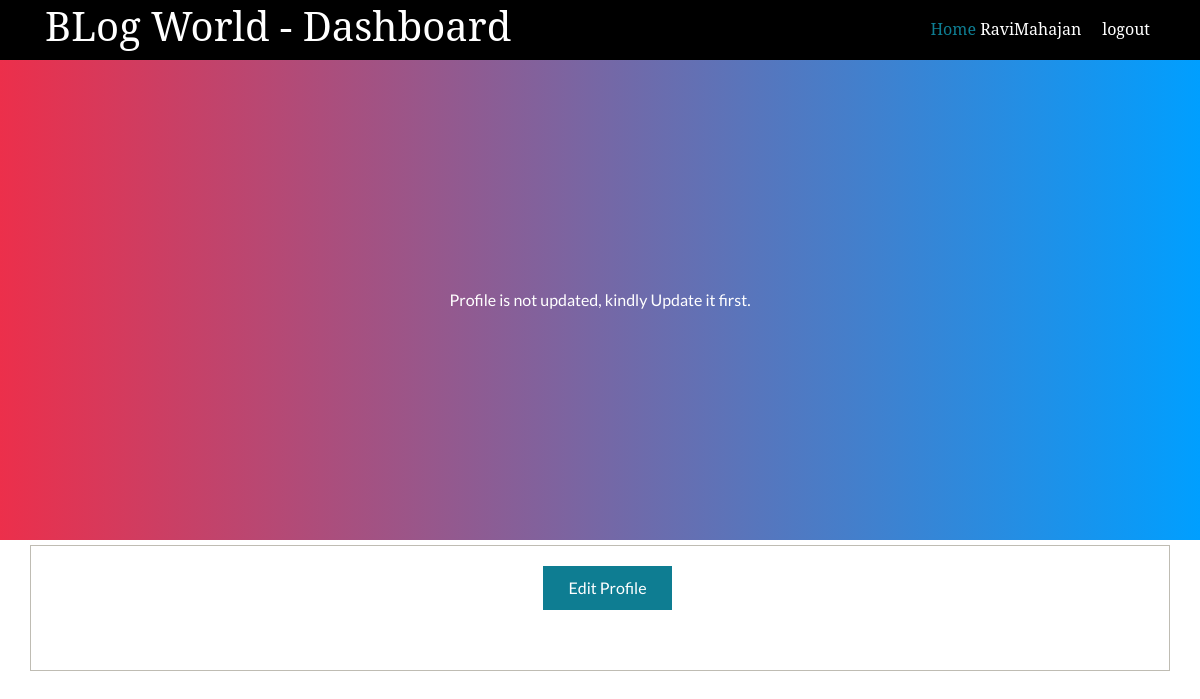
Before: /admin/userProfile.php (signed in) with the older database file.
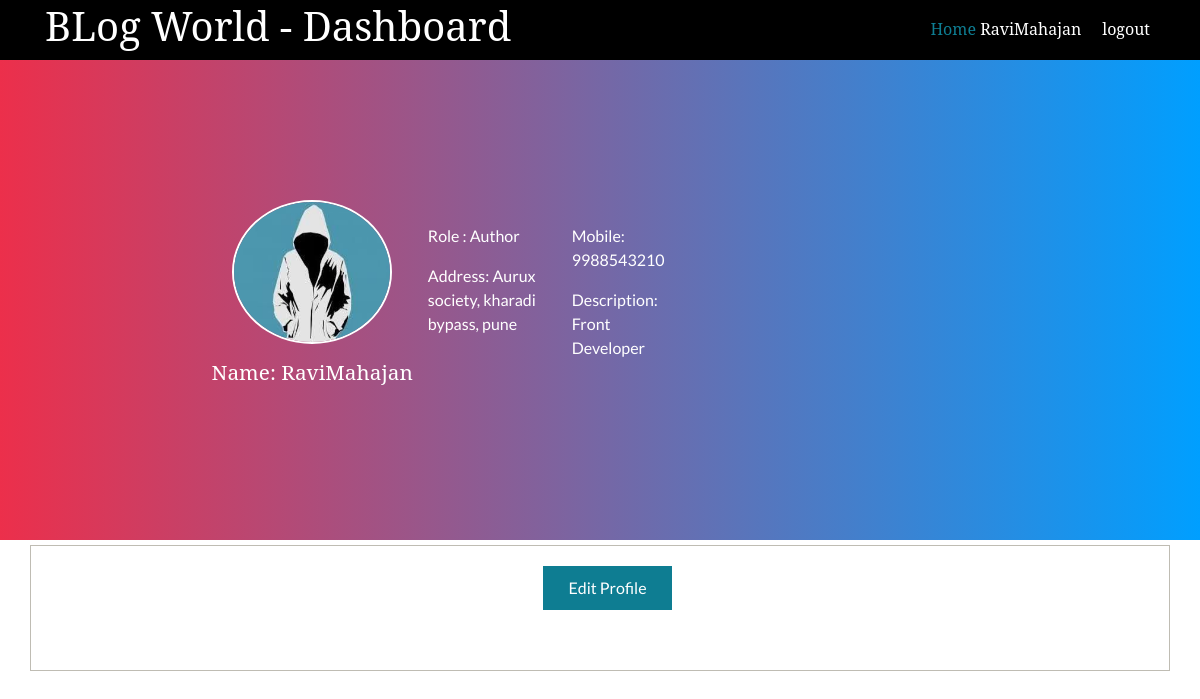
After: the same page with the newer database file.
### tables this page shows
CREATE TABLE `profile` (
  `profile_id` int(11) NOT NULL,
  `user_id` int(11) NOT NULL,
  `firstname` varchar(255) NOT NULL,
  `lastname` varchar(255) NOT NULL,
  `mobileno` bigint(11) NOT NULL,
  `address` varchar(255) NOT NULL,
  `description` varchar(255) NOT NULL
);

### admin/Class/Database.php (called while the page is built, shortened)
<?php
class Database
{
    public function __construct()
    {
        $this->conn = mysqli_connect("localhost", "root", "", "phppractice");
    }
}
?>

### admin/Class/Profile.php (called while the page is built, shortened)
<?php
require_once('Database.php');
class Profile extends Database {
  public function getProfile() {
    global $conn;
    $user_id= $_SESSION['user']['id'];
    extract($_POST);
    $query = "SELECT * FROM profile WHERE user_id=$user_id";
    $result = mysqli_query($conn, $query);
    if($result) {
      return mysqli_fetch_assoc($result);
    } else {
      return null;
    }
  }
}

### admin/userProfile.php (the view, shortened to what this page needs)
<?php  include('../config.php'); ?>
<?php include(ROOT_PATH . '/admin/main/head_section.php'); ?>
<?php include(ROOT_PATH . '/admin/Class/Profile.php'); ?>
</head>
<body>
  <div class="header">
    <div class="logo">
      <a href="<?php echo BASE_URL .'admin/dashboard.php' ?>">
          <h1>BLog World - Dashboard</h1>
      </a>
    </div>
    <?php if (isset($_SESSION['user'])): ?>
      <div class="user-info">
          <a href="<?php BASE_URL ?>../index.php"> Home </a>
          <span><?php echo $_SESSION['user']['username'] ?></span> &nbsp; &nbsp;
          <a href="<?php echo BASE_URL . '/logout.php'; ?>" class="logout-btn">logout</a>
      </div>
    <?php endif ?>
  </div>
   <?php
    $pro = new Profile();
    $profile = $pro->getProfile();
    ?>
<section class="profile">
  <header class="Header">
    <?php if(isset($profile)) { ?>
    <div class="details">
      <img src="../images/profile.jpg" alt="John Doe" class="profile-pic">
        <h1 class="heading">Name: <?php echo $profile['firstname'] . $profile['lastname'] ?> </h1>
    </div>
    <div class="stats">
      <div class="col-3">
      <p>Role : <?php echo $_SESSION['user']['role'] ?></p>
      <p>Address: <?php echo $profile['address']?></p>
      </div>
      <div class="col-3">
      <p>Mobile: <?php echo $profile['mobileno']?></p>
      <p>Description: <?php echo $profile['description']?></p>
      </div>
    </div>
    <?php } else {
      echo "Profile is not updated, kindly Update it first.";
    } ?>
  </header>
</section>
<div class="container dashboard">
  <div class="buttons d-flex flex-row justify-content-center">
              <a href="editProfile.php">Edit Profile</a>
  </div>
</div>

Changed rows visible on the page:
added profile: firstname "Ravi", lastname "Mahajan", address "Aurux society, kharadi bypass, pune", mobileno "9988543210", description "Front Developer"
Other visible differences:
$_SESSION['user']['role']: (not shown) → "Author"
text no longer shown: "Profile is not updated, kindly Update it first."
text now shown: "Name: Role : Address: Mobile: Description:"
